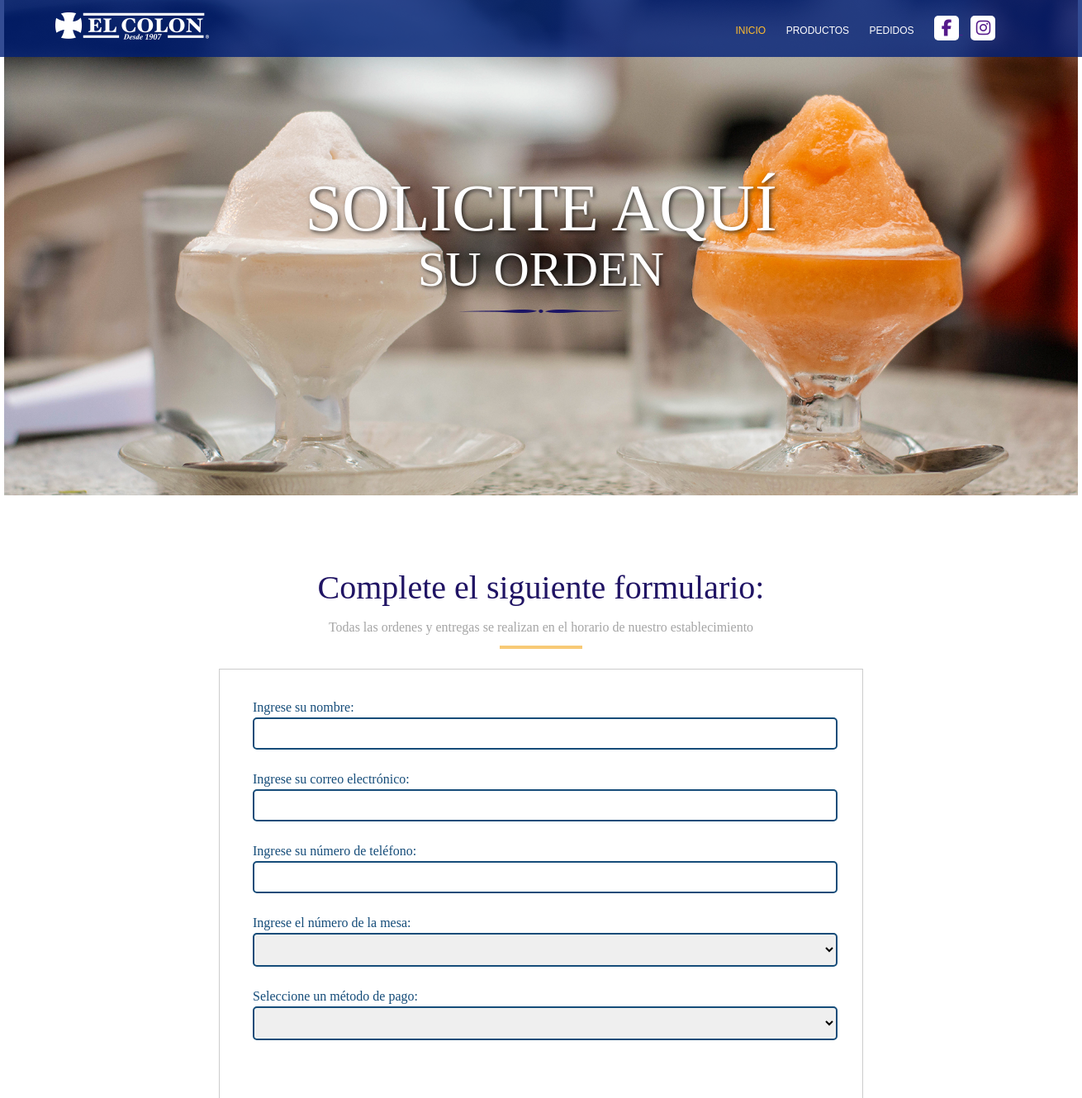
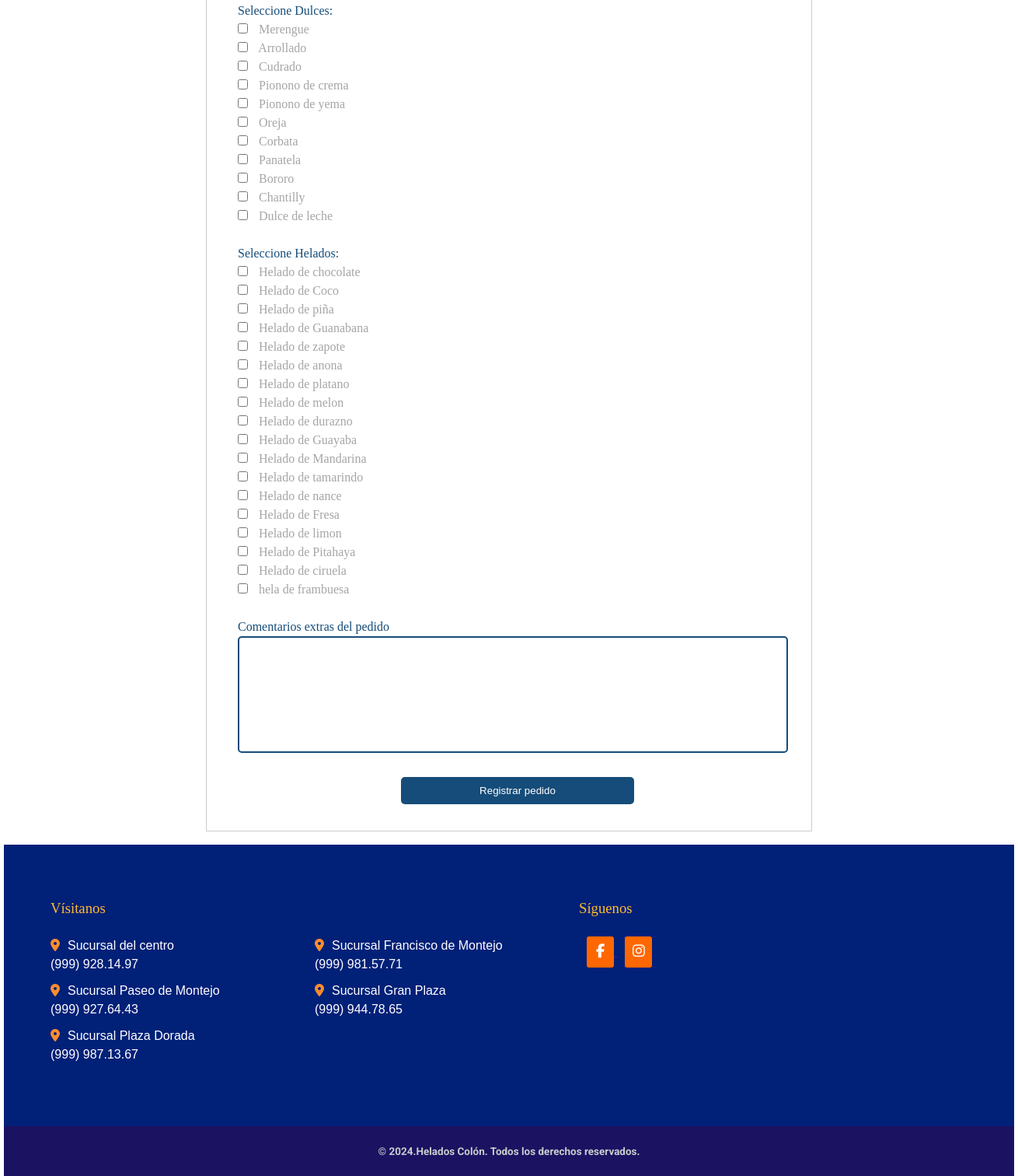
Screenshot of /pedidos_landing.php with the database file from the repository (2 pictures, top to bottom).
### tables this page shows
CREATE TABLE `dulces` (
  `id_dulces` int(5) NOT NULL,
  `dulce` varchar(100) NOT NULL,
  `descripcion` varchar(100) NOT NULL,
  `precio` varchar(100) NOT NULL,
  `ruta` varchar(100) NOT NULL,
  `codigo` int(10) NOT NULL
);

CREATE TABLE `helados` (
  `id_helados` int(5) NOT NULL,
  `helado` varchar(100) NOT NULL,
  `descripcion` text NOT NULL,
  `precio` varchar(100) NOT NULL,
  `ruta` varchar(100) NOT NULL,
  `codigo` int(10) NOT NULL
);

### pedidos_landing.php (the view, shortened to what this page needs)
<!DOCTYPE html>
<html lang="en">
<head>
    <link rel="stylesheet" href="style_landing.css">
</head>
<body>
    <div class="ancho contenedor_nav">
        <div class="contenedor_logo">
            <a href="elcolon.php"><img src="img/logo-header.png" class=""></a>
        </div>
        <div class="contenedor_opciones">
            <a href="elcolon.php" class="estilo_opciones" id="inicio">INICIO</a>
            <a href="productos.php" class="estilo_opciones">PRODUCTOS</a>
            <a href="pedidos_landing.php" class="estilo_opciones">PEDIDOS</a>
            <a href="">
                <div class="cont_redes">
                    <i class="fa-brands fa-facebook-f insta"></i>
                </div>
            </a>
            <a href="">
                <div class="cont_redes">
                    <i class="fa-brands fa-instagram insta"></i>
                </div>
            </a>
        </div>
    </div>
    <div class="contenedor_imagen_principal ancho">
        <h1>SOLICITE AQUÍ</h1>
        <h2>SU ORDEN</h2><br>
        <div class="text-center">
            <img src="img/barra_azul.png" alt="">
        </div>
    </div>
    <div class="ancho contenedor_nuestros_productos">
        <h2 class="text-center">Complete el siguiente formulario:</h2><br>
        <p class="text-center">Todas las ordenes y entregas se realizan en el horario de nuestro establecimiento</p>
        <hr class="barra_amarilla1 text-center"><br>
        <div class="contenedor_formulario_pedidos">
            <form action="guardar_pedido.php" method="POST" class="izq" onsubmit="return validarFormulario()">
                <br>
                <label for="#">Ingrese su nombre:</label>
                <input class="inputs_campos" type="text" name="nombre_cliente_pedido" id="nombre_cliente_pedido" required><br><br>
                <label for="#">Ingrese su correo electrónico:</label>
                <input class="inputs_campos" type="email" name="correo_cliente_pedido" id="correo_cliente_pedido" oninput="filtrarCaracteresEspeciales(this)" required><br><br>
                <label for="#">Ingrese su número de teléfono:</label>
                <input class="inputs_campos" type="tel" name="telefono_cliente_pedido" id="telefono_cliente_pedido" maxlength="10" pattern="999\d{7}" oninput="this.value = this.value.replace(/[^0-9]/g, '')" required><br><br>
                <label for="#">Ingrese el número de la mesa:</label>
                <select name="numero_mesa" class="inputs_campos" id="numero_mesa" required>
                    <option value="" disabled selected></option>
                    <option value="Mesa 1">Mesa 1</option>
                </select><br><br>
                <label for="#">Seleccione un método de pago:</label>
    <select name="metodo_pago" class="inputs_campos" id="metodo_pago" onchange="mostrarCamposTarjeta()" required>
        <option value="" disabled selected></option>
        <option value="Tarjeta de crédito o debito">Tarjeta de crédito o debito</option>
    </select><br><br>
<br><br>
                <label>Seleccione Dulces:</label><br>
                <?php
                require "conexion.php";
                $consulta_dulces = "SELECT id_dulces, dulce FROM dulces";
                $resultado_dulces = mysqli_query($conectar, $consulta_dulces);
                while ($fila_dulces = mysqli_fetch_array($resultado_dulces)) {
                    $id_dulce = 'dulce_' . $fila_dulces['id_dulces'];
                    echo '<input type="checkbox" name="dulces[]" value="' . htmlspecialchars($fila_dulces['dulce']) . '" onclick="toggleCantidad(this, \'' . $id_dulce . '\')"> ' . htmlspecialchars($fila_dulces['dulce']);
                    echo '<input class="cantidad_campo" type="number" name="cantidad_' . str_replace(' ', '_', $fila_dulces['dulce']) . '" id="' . $id_dulce . '" placeholder="Cantidad" style="display:none;" min="1"><br>';
                }
                ?>
                <br>
                <label>Seleccione Helados:</label><br>
                <?php
                $consulta_helados = "SELECT id_helados, helado FROM helados";
                $resultado_helados = mysqli_query($conectar, $consulta_helados);
                while ($fila_helados = mysqli_fetch_array($resultado_helados)) {
                    $id_helado = 'helado_' . str_replace(' ', '_', $fila_helados['id_helados']);
                    echo '<input type="checkbox" name="helados[]" value="' . htmlspecialchars($fila_helados['helado']) . '" onclick="toggleCantidad(this, \'' . $id_helado . '\')"> ' . htmlspecialchars($fila_helados['helado']);
                    echo '<input class="cantidad_campo" type="number" name="cantidad_' . str_replace(' ', '_', $fila_helados['helado']) . '" id="' . $id_helado . '" placeholder="Cantidad" style="display:none;" min="1" max="50"><br>';
                }
                ?>
                <br>
                <label>Comentarios extras del pedido</label>
                <textarea name="comentarios_cantidad" class="inputs_campos altura" maxlength="255"></textarea>
                <br><br>
                <input type="submit" value="Registrar pedido" class="btn_pedido">
                <br><br>
            </form>
        </div>
    </div> <br>
    <div class="ancho contenedor_info">
        <div class="visitanos1">
            <h3>Vísitanos</h3>
            <br>
            <p><i class="fa-solid fa-location-dot ubi"></i>Sucursal del centro</p>
            <p class="tel">(999) 928.14.97</p>
            <p><i class="fa-solid fa-location-dot ubi"></i>Sucursal Paseo de Montejo</p>
            <p class="tel">(999) 927.64.43</p>
            <p><i class="fa-solid fa-location-dot ubi"></i>Sucursal Plaza Dorada</p>
            <p class="tel">(999) 987.13.67</p>
        </div>
        <div class="visitanos2">
            <br><br>
            <p><i class="fa-solid fa-location-dot ubi"></i>Sucursal Francisco de Montejo</p>
            <p class="tel">(999) 981.57.71</p>
            <p><i class="fa-solid fa-location-dot ubi"></i>Sucursal Gran Plaza</p>
            <p class="tel">(999) 944.78.65</p>
        </div>
        <div class="siguenos">
            <h3>Síguenos</h3>
            <br>
            <a href="">
                <div class="cont_redes2">
                    <i class="fa-brands fa-facebook-f insta2"></i>
                </div>
            </a>
            <a href="">
                <div class="cont_redes2">
                    <i class="fa-brands fa-instagram insta2"></i>
                </div>
            </a>
        </div>
    </div>
    <div class="ancho cont_pie">
        <h2 class="text-center">© 2024.Helados Colón. Todos los derechos reservados.</h2>
    </div>
</body>
</html>

### style_landing.css (style rules this page uses)
* { box-sizing: border-box; margin: 0; padding: 0; }
body { font-family: Arial, Helvetica, sans-serif; height: 100vh; font-size: 16px; line-height: 24px; color: #333; }
:root { --color1: #2596be; --color2: white; --color3: #8cf5f9; --color4: #154c79; --color5: #0ca9e2; --color6: red; }
.ancho { width: 1300px; margin: auto; }
.contenedor_nav { background-color: rgba(1, 32, 120, 0.8); padding: 10px; color: white; position: fixed; top: 0; width: 100%; z-index: 1000; }
.contenedor_logo { display: inline-block; width: 300px; vertical-align: middle; text-align: center; }
.contenedor_opciones { display: inline-block; width: 900px; vertical-align: middle; padding: 9px; text-align: right; }
.estilo_opciones { color: white; text-decoration: none; display: inline-block; font-size: 12px; padding: 1px 10px; }
#inicio { color: #ffbd2e; }
.cont_redes { background-color: white; width: 30px; height: 30px; text-align: center; border-radius: 5px; display: inline-block; margin-left: 10px; }
.cont_redes2 { background-color: #ff6701; width: 35px; height: 40px; text-align: center; border-radius: 3px; display: inline-block; margin-left: 10px; }
.insta2 { font-size: 18px; color: white; padding-top: 10px; }
.insta { font-size: 20px; padding-top: 5px; }
.contenedor_imagen_principal { background-image: url(img/fondo_helados.jpg); height: 600px; background-size: cover; }
.contenedor_imagen_principal h1 { padding-top: 240px; color: white; font-size: 80px; text-align: center; font-family: "Noto Serif Oriya", serif; font-weight: 100; text-shadow: 2px 2px 5px rgba(0, 0, 0, 0.7); }
.contenedor_imagen_principal h2 { padding-top: 50px; color: white; font-size: 60px; text-align: center; font-family: "Noto Serif Oriya", serif; font-weight: 100; text-shadow: 2px 2px 5px rgba(0, 0, 0, 0.7); }
.text-center { margin: auto; text-align: center; }
.barra_amarilla1 { border: 0; height: 4px; background-color: #f8ca76; width: 100px; }
.contenedor_nuestros_productos { color: #a5a5a5; font-family: "Noto Serif Oriya", serif; text-align: center; }
.contenedor_nuestros_productos p { padding-bottom: 10px; }
.contenedor_nuestros_productos h2 { padding-top: 100px; font-size: 40px; font-weight: 100; color: #201464; font-family: "Noto Serif Oriya", serif; }
.contenedor_info { background-color: #012078; margin-top: -7px; padding: 70px 60px; color: white; display: flex; }
.contenedor_info h3 { font-family: "Noto Serif Oriya", serif; font-weight: 100; color: #ffbd2e; }
.visitanos1 { width: 300px; margin-right: 40px; }
.visitanos2 { width: 300px; margin-right: 40px; }
.siguenos { width: 300px; }
.ubi { color: #ff8c2e; padding-right: 10px; }
.tel { padding-bottom: 10px; }
.cont_pie { background-color: #1b1262; padding: 20px; font-size: 9px; color: #ccc; font-family: "Roboto", sans-serif; font-weight: 100; }
.contenedor_formulario_pedidos { border: 1.5px #ccc solid; width:60%; display: inline-block; text-align: left; padding: 10px 30px; text-align: center; }
.inputs_campos { width: 100%; display: inline-block; padding: 10px; border-radius: 5px; border: 2px var(--color4) solid; font-family: Arial, Helvetica, sans-serif; resize: none; }
.contenedor_formulario_pedidos label { color: var(--color4); }
.izq { text-align: left; margin-left: 10px; }
.altura { height: 150px; }
.inputs_campos::placeholder { color: gray; opacity: 1; }
input[type="checkbox"] { margin-right: 10px; }
.btn_pedido { display: inline-block; width: 300px; text-align: center; color: white; padding: 10px; background-color: var(--color4); border: none; border-radius: 5px; margin-left: 210px; }

### rows the page displays
dulces: dulce "Merengue"
dulces: dulce "Arrollado"
dulces: dulce "Cudrado"
dulces: dulce "Pionono de crema"
dulces: dulce "Pionono de yema"
dulces: dulce "Oreja"
dulces: dulce "Corbata"
dulces: dulce "Panatela"
dulces: dulce "Bororo"
dulces: dulce "Chantilly"
dulces: dulce "Dulce de leche"
helados: helado "Helado de chocolate"
helados: helado "Helado de Coco"
helados: helado "Helado de piña"
helados: helado "Helado de Guanabana"
helados: helado "Helado de zapote"
helados: helado "Helado de anona"
helados: helado "Helado de platano"
helados: helado "Helado de melon"
helados: helado "Helado de durazno"
helados: helado "Helado de Guayaba"
helados: helado "Helado de Mandarina"
helados: helado "Helado de tamarindo"
helados: helado "Helado de nance"
helados: helado "Helado de Fresa"
helados: helado "Helado de limon"
helados: helado "Helado de Pitahaya"
helados: helado "Helado de ciruela"
helados: helado "hela de frambuesa"
